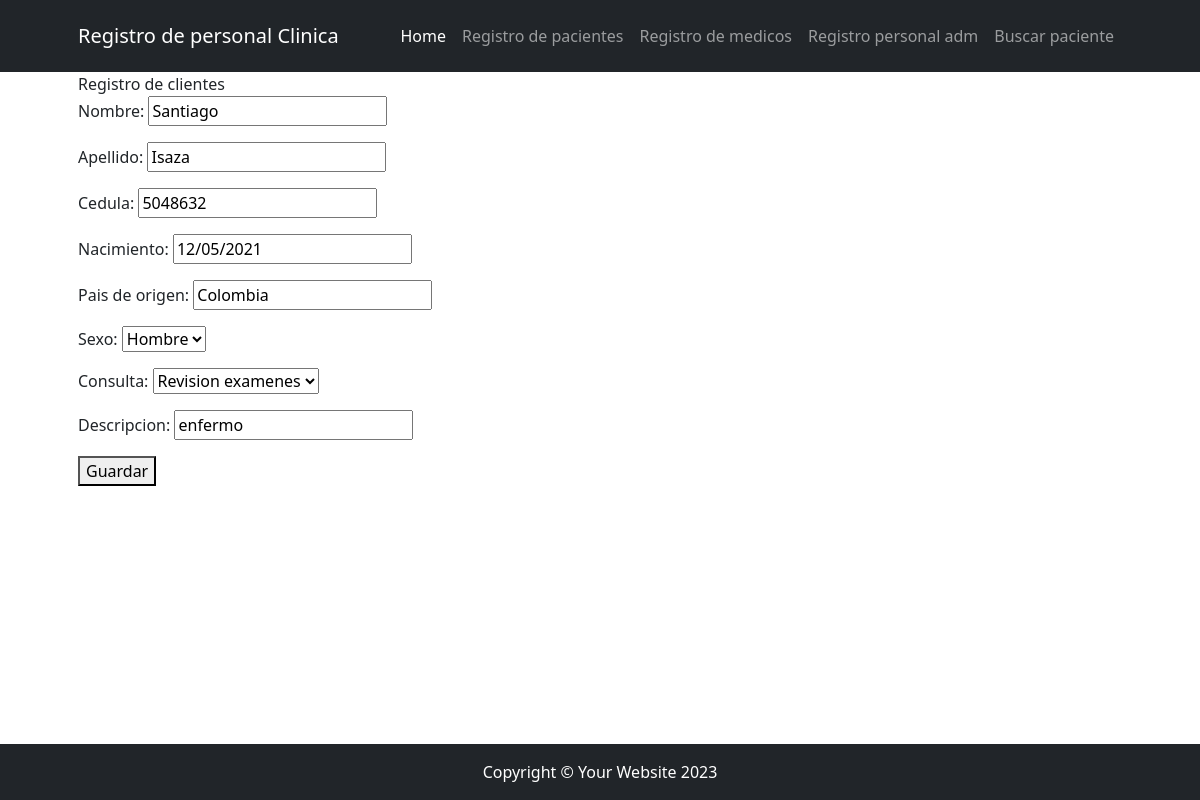
/registro/mostarpacientes/update/9, run on the app's committed database.
### app/models.py (models this page shows, shortened)
class Pacientes(models.Model):
    nombre = models. CharField(max_length=50, null=True)
    apellido = models.CharField(max_length=50, null=True)
    cedula = models.IntegerField(null=True)
    nacimiento = models.DateField(null=True)
    pais_origen = models.CharField(max_length=50, null=True, verbose_name="Pais de origen")
    names = (("Hombre","Hombre"),("Mujer","Mujer"))
    sexo = models.CharField(max_length= 50, choices=names, null=True)
    tipo_consulta = (("Consulta general","Consulta general"), ("Revision examenes","Revision examenes"), ("Psicologia","Psicologia"))
    consulta = models.CharField(max_length= 200, choices=tipo_consulta, null=True)
    descripcion = models.CharField(max_length=250, null=True)

### app/views.py (the view)
# urls.py: path('mostarpacientes/update/<int:pk>', views.buscar_pacientes_update.as_view(), name="mostrar_pacientes_update"),
class buscar_pacientes_update(UpdateView):
     model = models.Pacientes
     form_class = forms.pacienteForm
     template_name = "app/registropacientes.html"
     success_url = reverse_lazy("app:buscar_pacientes")

### app/forms.py
class pacienteForm(forms.ModelForm):
    class Meta:
        model = models.Pacientes
        fields = "__all__"

### app/templates/app/registropacientes.html (shortened to what this page needs)
{% extends 'core/base.html' %}
{% block titulo %}
    Registro de clientes
{% endblock titulo %}
{% block contenido %}
    <form action="" method="post">
        {{ form.as_p }}
        <button type="submit">Guardar</button>
    </form>
{% endblock contenido %}

### data on the page
Pacientes: nombre "Santiago", apellido "Isaza", cedula "5048632", nacimiento "12/05/2021", pais_origen "Colombia", sexo "Hombre", consulta "Revision examenes", descripcion "enfermo"
